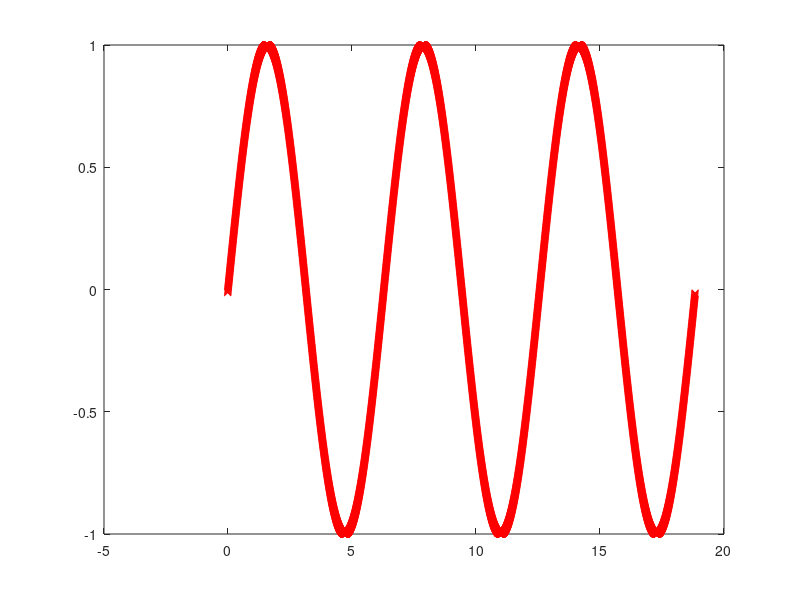

The MATLAB source for this figure: (Note: this script raises an error after producing the figure.)
clear ; close all; clc

%Controll training parameters




%data%
X=zeros(6000,1);
for num=1:6000
    X(num)=-0.0050*pi+0.001*num*pi+sqrt(num)*0.00001;


end

Y=sin(X);


hold off;
plot(X, Y, 'rx', 'MarkerSize', 5);
X=[X,X.^3,cos(X)];


%NN parameters%
input_layer_size = 3;
hidden_layer_size=8;
lables=2;


m = size(X, 1);

Theta1=rand(hidden_layer_size,input_layer_size+1);
Theta2=rand(lables,hidden_layer_size+1);
nn_params = [Theta1(:) ; Theta2(:)];
pause;
%forward Feeding of NN%

lambda=0;
fprintf('calculating J')
J = nnCostFunction(nn_params,input_layer_size,hidden_layer_size, lables,X, Y, lambda);

%regularization%
lambda = 1;
J = nnCostFunction(nn_params,input_layer_size,hidden_layer_size, lables,X, Y, lambda);


%inital parameters



fprintf('\nInitializing Neural Network Parameters ...\n')

initial_Theta1 = randInitializeWeights(hidden_layer_size,input_layer_size);
initial_Theta2 = randInitializeWeights(lables,hidden_layer_size);

% Unroll parameters
initial_nn_params = [initial_Theta1(:) ; initial_Theta2(:)];
J = nnCostFunction(initial_nn_params,input_layer_size,hidden_layer_size, lables,X, Y, lambda)

%check if nn is fine%
checkNNGradients;

lambda = 3;
checkNNGradients(lambda);

%NN training
fprintf('\nTraining Neural Network... \n')
iter=4000;

options = optimset('MaxIter', iter);
lambda = 1;


% Create "short hand" for the cost function to be minimized
costFunction = @(p) nnCostFunction(p, ...
                                   input_layer_size, ...
                                   hidden_layer_size, ...
                                   lables, X, Y, lambda);

% Now, costFunction is a function that takes in only one argument (the
% neural network parameters)
[nn_params, cost] = fmincg(costFunction, initial_nn_params, options);

Theta1 = reshape(nn_params(1:hidden_layer_size * (input_layer_size + 1)), ...
                 hidden_layer_size, (input_layer_size + 1));

Theta2 = reshape(nn_params((1 + (hidden_layer_size * (input_layer_size + 1))):end), ...
                 lables, (hidden_layer_size + 1));


testX=[0;-pi/2;pi;pi/4;-pi/4;pi/3;7*pi/4]
y_matrix=sin(testX)>0
y_matrix=y_matrix+1;
testX=[testX,testX.^3,cos(testX)];
sin(testX)
result=predict(Theta1,Theta2,testX)
testX=zeros(1000,1);
for num=1:1000
    testX(num)=-0.50*pi+0.001*num*pi+sqrt(num)*0.0001;


end
y=sin(testX);

testX=[ones(size(testX),1),testX,testX.^3,cos(testX)];
result=predict(Theta1,Theta2,testX);
nn_params = [Theta1(:) ; Theta2(:)];

J = nnCostFunction(nn_params,input_layer_size,hidden_layer_size, lables,testX, y, lambda)
fprintf('1 -----> positive\n 2 -------> negative');